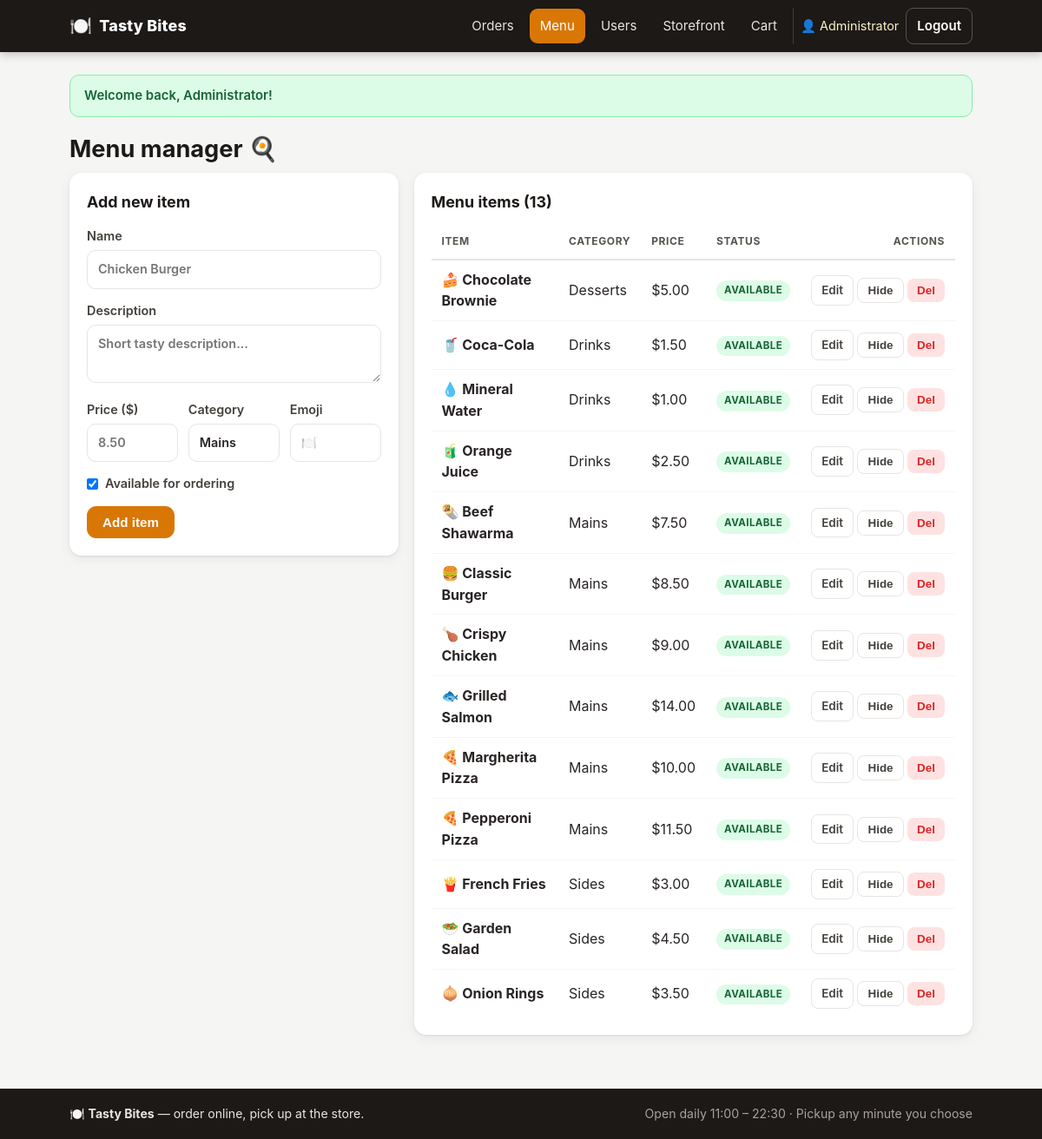
The app's page /admin/menu.php (signed in) with its own data.
### tables this page shows
CREATE TABLE users (
  id            INT AUTO_INCREMENT PRIMARY KEY,
  name          VARCHAR(100)  NOT NULL,
  email         VARCHAR(190)  NOT NULL UNIQUE,
  phone         VARCHAR(30)   DEFAULT NULL,
  password_hash VARCHAR(255)  NOT NULL,
  role          ENUM('ADMIN','CUSTOMER') NOT NULL DEFAULT 'CUSTOMER',
  active        TINYINT(1)    NOT NULL DEFAULT 1,
  created_at    TIMESTAMP     NOT NULL DEFAULT CURRENT_TIMESTAMP
);

CREATE TABLE menu_items (
  id          INT AUTO_INCREMENT PRIMARY KEY,
  name        VARCHAR(150)  NOT NULL,
  description VARCHAR(500)  NOT NULL DEFAULT '',
  price       DECIMAL(10,2) NOT NULL,
  category    VARCHAR(60)   NOT NULL DEFAULT 'Mains',
  emoji       VARCHAR(16)   NOT NULL DEFAULT '🍽️',
  available   TINYINT(1)    NOT NULL DEFAULT 1,
  created_at  TIMESTAMP     NOT NULL DEFAULT CURRENT_TIMESTAMP
);

### config.php (called while the page is built, shortened)
<?php
function db(): PDO {
    static $pdo = null;
    if ($pdo === null) {
        $dsn = 'mysql:host=' . DB_HOST . ';port=' . DB_PORT . ';charset=utf8mb4';
        try {
            $pdo = new PDO($dsn, DB_USER, DB_PASS, [
                PDO::ATTR_ERRMODE            => PDO::ERRMODE_EXCEPTION,
                PDO::ATTR_DEFAULT_FETCH_MODE => PDO::FETCH_ASSOC,
                PDO::ATTR_EMULATE_PREPARES   => false,
            ]);
        } catch (PDOException $e) {
            db_error_page($e->getMessage());
        }
    }
    return $pdo;
}
function e(?string $s): string {
    return htmlspecialchars((string)$s, ENT_QUOTES, 'UTF-8');
}
function current_user(): ?array {
    static $user = false;
    if ($user === false) {
        $stmt = db()->prepare('SELECT * FROM ' . DB_ACCOUNTS . '.users WHERE id = ?');
        $stmt->execute([$_SESSION['user_id']]);
        $user = $stmt->fetch() ?: null;
    }
    return $user;
}
function require_login(): void {
    if (!current_user()) {
        header('Location: ' . base_url() . '/login.php?next=' . urlencode($_SERVER['REQUEST_URI'] ?? 'index.php'));
        exit;
    }
}
function require_admin(): void {
    require_login();
}
function flash_take(): array {
    $f = $_SESSION['flash'] ?? [];
    return $f;
}
function money(float $n): string {
    return '$' . number_format($n, 2);
}
function base_url(): string {
    return (strpos($_SERVER['SCRIPT_NAME'] ?? '', '/admin/') !== false) ? '..' : '.';
}

### admin/menu.php (the view, shortened to what this page needs)
<?php
require_once __DIR__ . '/../config.php';
require_admin();
$edit = null;
$items = db()->query('SELECT * FROM ' . DB_MENU . '.menu_items ORDER BY category, name')->fetchAll();
require __DIR__ . '/../includes/header.php';
?>
<h1>Menu manager 🍳</h1>
<div class="admin-grid">
  <div class="panel">
    <h2><?= $edit ? 'Edit: ' . e($edit['name']) : 'Add new item' ?></h2>
    <form method="post" class="stack">
      <label>Name
        <input type="text" name="name" required value="<?= e($edit['name'] ?? '') ?>" placeholder="Chicken Burger">
      </label>
      <label>Description
        <textarea name="description" rows="2" placeholder="Short tasty description..."><?= e($edit['description'] ?? '') ?></textarea>
      </label>
      <div class="grid-3">
        <label>Price ($)
          <input type="number" step="0.01" min="0.01" name="price" required value="<?= e($edit['price'] ?? '') ?>" placeholder="8.50">
        </label>
        <label>Category
          <input type="text" name="category" list="catlist" value="<?= e($edit['category'] ?? 'Mains') ?>">
        </label>
        <label>Emoji
          <input type="text" name="emoji" maxlength="8" value="<?= e($edit['emoji'] ?? '🍽️') ?>">
        </label>
      </div>
      <label class="check-row">
        <input type="checkbox" name="available" <?= (!$edit || (int)$edit['available']) ? 'checked' : '' ?>>
        Available for ordering
      </label>
      <div class="btn-row">
        <button class="btn btn-primary" type="submit"><?= $edit ? 'Save changes' : 'Add item' ?></button>
      </div>
    </form>
  </div>
  <div class="panel">
    <h2>Menu items (<?= count($items) ?>)</h2>
    <table class="table">
      <thead><tr><th>Item</th><th>Category</th><th>Price</th><th>Status</th><th class="right">Actions</th></tr></thead>
      <tbody>
      <?php foreach ($items as $it): ?>
        <tr>
          <td><b><?= e($it['emoji']) ?> <?= e($it['name']) ?></b></td>
          <td><?= e($it['category']) ?></td>
          <td class="nowrap"><?= money((float)$it['price']) ?></td>
          <td><?= (int)$it['available']
                ? '<span class="badge badge-green">Available</span>'
                : '<span class="badge badge-red">Hidden</span>' ?></td>
          <td class="right nowrap">
            <a class="btn btn-ghost btn-sm" href="menu.php?edit=<?= (int)$it['id'] ?>">Edit</a>
            <form method="post" class="inline-form">
              <button class="btn btn-ghost btn-sm" type="submit"><?= (int)$it['available'] ? 'Hide' : 'Show' ?></button>
            </form>
            <form method="post" class="inline-form">
              <button class="btn btn-danger btn-sm" type="submit"
                      onclick="return confirm('Delete <?= e($it['name']) ?> permanently?')">Del</button>
            </form>
          </td>
        </tr>
      <?php endforeach; ?>
      </tbody>
    </table>
  </div>
</div>
<?php require __DIR__ . '/../includes/footer.php'; ?>

### includes/header.php (shortened to what this page needs)
<?php
$__u = current_user();
$__b = base_url();
$__self = basename($_SERVER['SCRIPT_NAME'] ?? '');
$__inAdmin = $__b === '..';
$__count = cart_count();
?>
<!doctype html>
<html lang="en">
<head>
<link rel="stylesheet" href="<?= $__b ?>/assets/style.css">
</head>
<body>
<header class="topbar">
  <div class="wrap topbar-inner">
    <a class="brand" href="<?= $__b ?>/<?= ($__u['role'] ?? '') === 'ADMIN' ? 'admin/index.php' : 'index.php' ?>">
      <span class="brand-logo">🍽️</span> <span>Tasty&nbsp;Bites</span>
    </a>
    <nav class="nav">
      <?php if ($__u && $__u['role'] === 'ADMIN'): ?>
        <a href="<?= $__b ?>/admin/index.php" class="<?= ($__inAdmin && $__self === 'index.php') ? 'active' : '' ?>">Orders</a>
        <a href="<?= $__b ?>/admin/menu.php"   class="<?= ($__inAdmin && $__self === 'menu.php')   ? 'active' : '' ?>">Menu</a>
        <a href="<?= $__b ?>/admin/users.php"  class="<?= ($__inAdmin && $__self === 'users.php')  ? 'active' : '' ?>">Users</a>
        <a href="<?= $__b ?>/index.php">Storefront</a>
      <?php else: ?>
        <a href="<?= $__b ?>/index.php"  class="<?= (!$__inAdmin && $__self === 'index.php')  ? 'active' : '' ?>">Menu</a>
        <a href="<?= $__b ?>/orders.php" class="<?= (!$__inAdmin && $__self === 'orders.php') ? 'active' : '' ?>">My Orders</a>
      <?php endif; ?>
      <?php if ($__u): ?>
        <a href="<?= $__b ?>/cart.php" class="cart-link <?= (!$__inAdmin && $__self === 'cart.php') ? 'active' : '' ?>">
          Cart<?php if ($__count): ?> <span class="cart-badge"><?= $__count ?></span><?php endif; ?>
        </a>
        <div class="nav-user">
          <span class="nav-user-name">👤 <?= e($__u['name']) ?></span>
          <a class="btn btn-ghost btn-sm" href="<?= $__b ?>/logout.php">Logout</a>
        </div>
      <?php else: ?>
        <a href="<?= $__b ?>/login.php"    class="<?= (!$__inAdmin && $__self === 'login.php')    ? 'active' : '' ?>">Login</a>
        <a href="<?= $__b ?>/register.php" class="btn btn-primary btn-sm nav-cta <?= (!$__inAdmin && $__self === 'register.php') ? 'active' : '' ?>">Sign up</a>
      <?php endif; ?>
    </nav>
  </div>
</header>
<main class="wrap page">
<?php foreach (flash_take() as $__f): ?>
  <div class="flash flash-<?= e($__f['type']) ?>"><?= e($__f['msg']) ?></div>
<?php endforeach; ?>

### includes/footer.php (shortened to what this page needs)
</main>
<footer class="footer">
  <div class="wrap footer-inner">
    <span>🍽️ <b>Tasty Bites</b> — order online, pick up at the store.</span>
    <span class="footer-meta">Open daily 11:00 – 22:30 &middot; Pickup any minute you choose</span>
  </div>
</footer>
</body>
</html>

### records on screen
users: name "Administrator"
menu_items: emoji "🍰", name "Chocolate Brownie", category "Desserts", price "$5.00", available "AVAILABLE"
menu_items: emoji "🥤", name "Coca-Cola", category "Drinks", price "$1.50", available "AVAILABLE"
menu_items: emoji "💧", name "Mineral Water", category "Drinks", price "$1.00", available "AVAILABLE"
menu_items: emoji "🧃", name "Orange Juice", category "Drinks", price "$2.50", available "AVAILABLE"
menu_items: emoji "🌯", name "Beef Shawarma", category "Mains", price "$7.50", available "AVAILABLE"
menu_items: emoji "🍔", name "Classic Burger", category "Mains", price "$8.50", available "AVAILABLE"
menu_items: emoji "🍗", name "Crispy Chicken", category "Mains", price "$9.00", available "AVAILABLE"
menu_items: emoji "🐟", name "Grilled Salmon", category "Mains", price "$14.00", available "AVAILABLE"
menu_items: emoji "🍕", name "Margherita Pizza", category "Mains", price "$10.00", available "AVAILABLE"
menu_items: emoji "🍕", name "Pepperoni Pizza", category "Mains", price "$11.50", available "AVAILABLE"
menu_items: emoji "🍟", name "French Fries", category "Sides", price "$3.00", available "AVAILABLE"
menu_items: emoji "🥗", name "Garden Salad", category "Sides", price "$4.50", available "AVAILABLE"
menu_items: emoji "🧅", name "Onion Rings", category "Sides", price "$3.50", available "AVAILABLE"

### other values on screen
$__f['msg'] "Welcome back, Administrator!"
count($items) "13"
